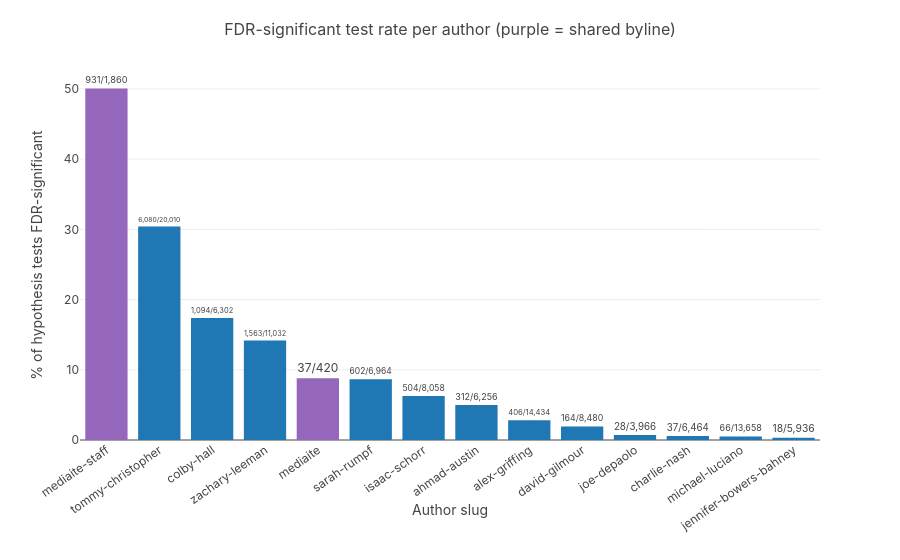

The notebook cell this image was saved under:
### Code cell
import plotly.graph_objects as go

# Bar chart: per-author significance rate, single authors vs shared bylines
# colored separately so the caveat reads visually.
ordered = per_author.sort("pct_significant", descending=True)
colors = [
    "#9467bd" if k == "shared byline" else "#1f77b4"
    for k in ordered["byline_kind"].to_list()
]
fig_authors = go.Figure(
    data=[
        go.Bar(
            x=ordered["slug"].to_list(),
            y=ordered["pct_significant"].to_list(),
            marker_color=colors,
            text=[
                f"{s:,}/{n:,}"
                for s, n in zip(
                    ordered["n_significant"].to_list(),
                    ordered["n_tests"].to_list(),
                    strict=True,
                )
            ],
            textposition="outside",
            hovertemplate="<b>%{x}</b><br>%{y:.2f}%% significant<br>%{text}<extra></extra>",
        )
    ]
)
fig_authors.update_layout(
    title="FDR-significant test rate per author (purple = shared byline)",
    xaxis_title="Author slug",
    yaxis_title="% of hypothesis tests FDR-significant",
    xaxis_tickangle=-35,
    showlegend=False,
    margin=dict(t=70, b=120),
)
fig_authors.show()

### Figure 1 — Plotly figure (JSON) as saved in the notebook; plotly's stock layout.template omitted (floating-point values rounded to 4 significant figures)
{"data": [{"hovertemplate": "<b>%{x}</b><br>%{y:.2f}%% significant<br>%{text}<extra></extra>", "marker": {"color": ["#9467bd", "#1f77b4", "#1f77b4", "#1f77b4", "#9467bd", "#1f77b4", "#1f77b4", "#1f77b4", "#1f77b4", "#1f77b4", "#1f77b4", "#1f77b4", "#1f77b4", "#1f77b4"]}, "text": ["931/1,860", "6,080/20,010", "1,094/6,302", "1,563/11,032", "37/420", "602/6,964", "504/8,058", "312/6,256", "406/14,434", "164/8,480", "28/3,966", "37/6,464", "66/13,658", "18/5,936"], "textposition": "outside", "type": "bar", "x": ["mediaite-staff", "tommy-christopher", "colby-hall", "zachary-leeman", "mediaite", "sarah-rumpf", "isaac-schorr", "ahmad-austin", "alex-griffing", "david-gilmour", "joe-depaolo", "charlie-nash", "michael-luciano", "jennifer-bowers-bahney"], "y": [50.05, 30.38, 17.36, 14.17, 8.81, 8.644, 6.255, 4.987, 2.813, 1.934, 0.706, 0.5724, 0.4832, 0.3032]}], "layout": {"margin": {"b": 120, "t": 70}, "showlegend": false, "title": {"text": "FDR-significant test rate per author (purple = shared byline)"}, "xaxis": {"tickangle": -35, "title": {"text": "Author slug"}}, "yaxis": {"title": {"text": "% of hypothesis tests FDR-significant"}}}}
